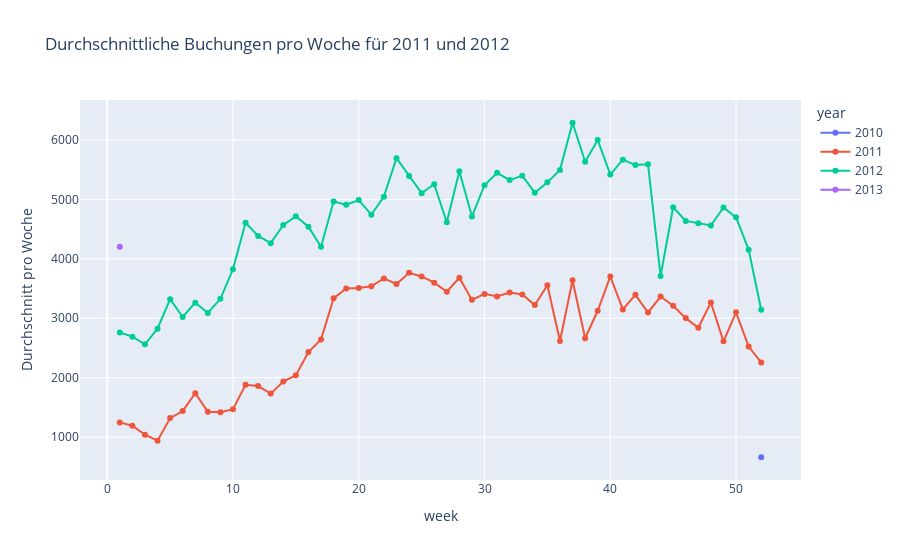

Source (notebook cell):
### Code cell
df_avg_per_day_all = df.groupby([df["datetime"].dt.isocalendar().year,df["datetime"].dt.isocalendar().week,df["datetime"].dt.isocalendar().day])["registered_customer"].sum().reset_index(name="sum_of_rentals_per_day")
df_avg_per_day_all  = df_avg_per_day_all.groupby(["year","week"])["sum_of_rentals_per_day"].mean().reset_index(name="avg_per_wk")
px.line(df_avg_per_day_all,x="week",y="avg_per_wk",color="year",markers=True, title='Durchschnittliche Buchungen pro Woche für 2011 und 2012',
        labels = {'avg_per_wk' : 'Durchschnitt pro Woche'})

### Figure 1 — Plotly figure (JSON) as saved in the notebook; plotly's stock layout.template omitted (floating-point values rounded to 4 significant figures)
{"data": [{"hovertemplate": "year=2010<br>week=%{x}<br>Durchschnitt pro Woche=%{y}<extra></extra>", "legendgroup": "2010", "line": {"color": "#636efa", "dash": "solid"}, "marker": {"symbol": "circle"}, "mode": "lines+markers", "name": "2010", "orientation": "v", "showlegend": true, "type": "scatter", "x": [52], "xaxis": "x", "y": [662], "yaxis": "y"}, {"hovertemplate": "year=2011<br>week=%{x}<br>Durchschnitt pro Woche=%{y}<extra></extra>", "legendgroup": "2011", "line": {"color": "#EF553B", "dash": "solid"}, "marker": {"symbol": "circle"}, "mode": "lines+markers", "name": "2011", "orientation": "v", "showlegend": true, "type": "scatter", "x": [1, 2, 3, 4, 5, 6, 7, 8, 9, 10, 11, 12, 13, 14, 15, 16, 17, 18, 19, 20, 21, 22, 23, 24, 25, 26, 27, 28, 29, 30, 31, 32, 33, 34, 35, 36, 37, 38, 39, 40, 41, 42, 43, 44, 45, 46, 47, 48, 49, 50, 51, 52], "xaxis": "x", "y": [1249.0, 1193, 1040.0, 939.4, 1320.0, 1439.0, 1739.0, 1429, 1420.0, 1471.0, 1881.0, 1859.0, 1733.0, 1937.0, 2044.0, 2432, 2643.0, 3335.0, 3500.0, 3510.0, 3538.0, 3670.0, 3575.0, 3765.0, 3703.0, 3599.0, 3447, 3681.0, 3310.0, 3410.0, 3367.0, 3433.0, 3400, 3223.0, 3557.0, 2618.0, 3639.0, 2664.0, 3126.0, 3704.0, 3150.0, 3394, 3098.0, 3366, 3210.0, 3003.0, 2841.0, 3265.0, 2612.0, 3100.0, 2524.0, 2257.0], "yaxis": "y"}, {"hovertemplate": "year=2012<br>week=%{x}<br>Durchschnitt pro Woche=%{y}<extra></extra>", "legendgroup": "2012", "line": {"color": "#00cc96", "dash": "solid"}, "marker": {"symbol": "circle"}, "mode": "lines+markers", "name": "2012", "orientation": "v", "showlegend": true, "type": "scatter", "x": [1, 2, 3, 4, 5, 6, 7, 8, 9, 10, 11, 12, 13, 14, 15, 16, 17, 18, 19, 20, 21, 22, 23, 24, 25, 26, 27, 28, 29, 30, 31, 32, 33, 34, 35, 36, 37, 38, 39, 40, 41, 42, 43, 44, 45, 46, 47, 48, 49, 50, 51, 52], "xaxis": "x", "y": [2761, 2691.0, 2563.0, 2825.0, 3322.0, 3022.0, 3262.0, 3090, 3328.0, 3824.0, 4606.0, 4385.0, 4264.0, 4570.0, 4715.0, 4539.0, 4203.0, 4965.0, 4909.0, 4988.0, 4742, 5046.0, 5694.0, 5394, 5105.0, 5254.0, 4616.0, 5475.0, 4714.0, 5238.0, 5446.0, 5324.0, 5399.0, 5112.0, 5287.0, 5496.0, 6289.0, 5633.0, 6001.0, 5418.0, 5669.0, 5578.0, 5591.0, 3711.0, 4868, 4638.0, 4600.0, 4562.0, 4863.0, 4698, 4154.0, 3143.0], "yaxis": "y"}, {"hovertemplate": "year=2013<br>week=%{x}<br>Durchschnitt pro Woche=%{y}<extra></extra>", "legendgroup": "2013", "line": {"color": "#ab63fa", "dash": "solid"}, "marker": {"symbol": "circle"}, "mode": "lines+markers", "name": "2013", "orientation": "v", "showlegend": true, "type": "scatter", "x": [1], "xaxis": "x", "y": [4203], "yaxis": "y"}], "layout": {"legend": {"title": {"text": "year"}, "tracegroupgap": 0}, "title": {"text": "Durchschnittliche Buchungen pro Woche für 2011 und 2012"}, "xaxis": {"anchor": "y", "domain": [0, 1], "title": {"text": "week"}}, "yaxis": {"anchor": "x", "domain": [0, 1], "title": {"text": "Durchschnitt pro Woche"}}}}
